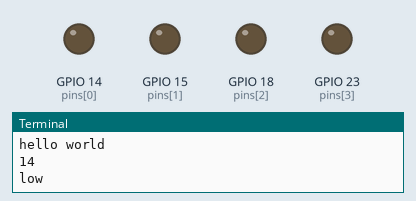
Bench run of a program on a simulated Raspberry Pi (BCM pin numbers). On the bench: output pins drawn as LEDs (lit = HIGH), the last lines printed to the terminal. At 16.0 s the program stops and its outputs stay as they are.

Above: at 0.1 s.
At 2.1 s:
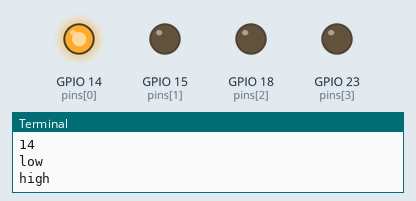
At 6.1 s:
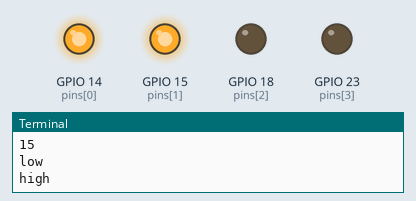
At 10.1 s:
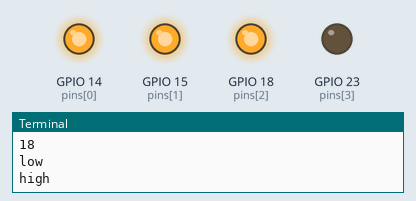
At 14.1 s:
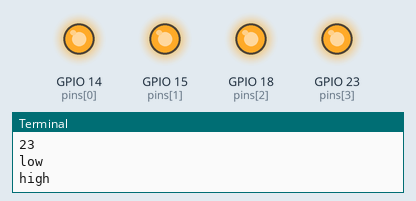
Timing chart, 0 to 17.5 s (numbered marks = the images above):
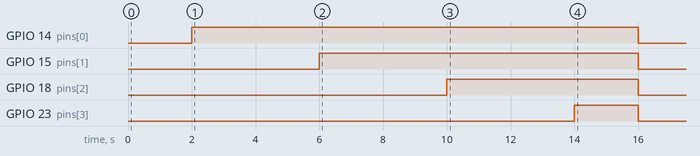

Measured:
- by itself, GPIO 14 (pins[0]): LOW → HIGH at 2.0 s, → LOW 14.0 s later
- by itself, GPIO 15 (pins[1]): LOW → HIGH at 6.0 s, → LOW 10.0 s later
- by itself, GPIO 18 (pins[2]): LOW → HIGH at 10.0 s, → LOW 6.0 s later
- by itself, GPIO 23 (pins[3]): LOW → HIGH at 14.0 s, → LOW 2.0 s later

The program:

led.py
```python
#!/usr/bin/python

print "hello world"

import RPi.GPIO as GPIO
import time

# Use BCM numbering
GPIO.setmode(GPIO.BCM)

pins = [14,15,18,23]

def toggle_led(pin, delay=2):
    print "low"
    GPIO.output(pin, GPIO.LOW)
    time.sleep(delay)
    print "high"
    GPIO.output(pin, GPIO.HIGH)
    time.sleep(delay)

for pin in pins:
    GPIO.setup(pin, GPIO.OUT)

for pin in pins:
    print pin
    toggle_led(pin, delay=2)

GPIO.cleanup()
```
